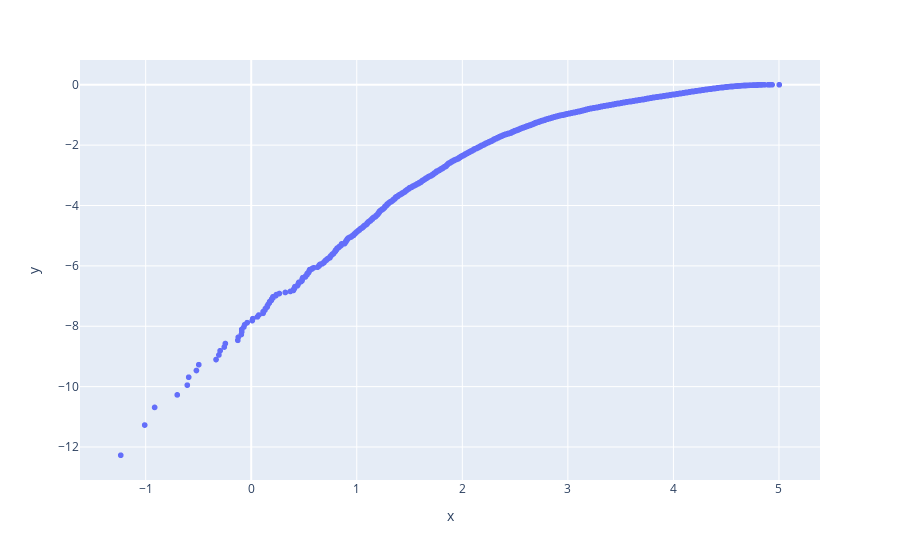

The notebook cell saved with this chart:
### Code cell
X = np.array(Udata[5][0])[0, 1000:1100, :]
N = X.shape[0]
L = N*(N-1)//2
rx = np.zeros(L)
cont = 0
for i in range(N-1):
    for j in range(i+1,N):
        rx[cont] = max(abs(X[i,:]-X[j,:]))*2
        cont += 1
rx = np.sort(rx)
ex = np.log2(rx)
ey = np.log2(np.arange(1,L+1)/L)
px.scatter(x=ex,y=ey)

### Figure 1 — Plotly figure (JSON) as saved in the notebook; plotly's stock layout.template omitted (floating-point values rounded to 4 significant figures; data arrays with more than 128 entries replaced by an {"elided": "..."} marker saying what was removed)
{"data": [{"hovertemplate": "x=%{x}<br>y=%{y}<extra></extra>", "legendgroup": "", "marker": {"color": "#636efa", "symbol": "circle"}, "mode": "markers", "name": "", "showlegend": false, "type": "scattergl", "x": {"elided": "4950 float values"}, "xaxis": "x", "y": {"elided": "4950 float values"}, "yaxis": "y"}], "layout": {"legend": {"tracegroupgap": 0}, "margin": {"t": 60}, "xaxis": {"anchor": "y", "domain": [0, 1], "title": {"text": "x"}}, "yaxis": {"anchor": "x", "domain": [0, 1], "title": {"text": "y"}}}}
